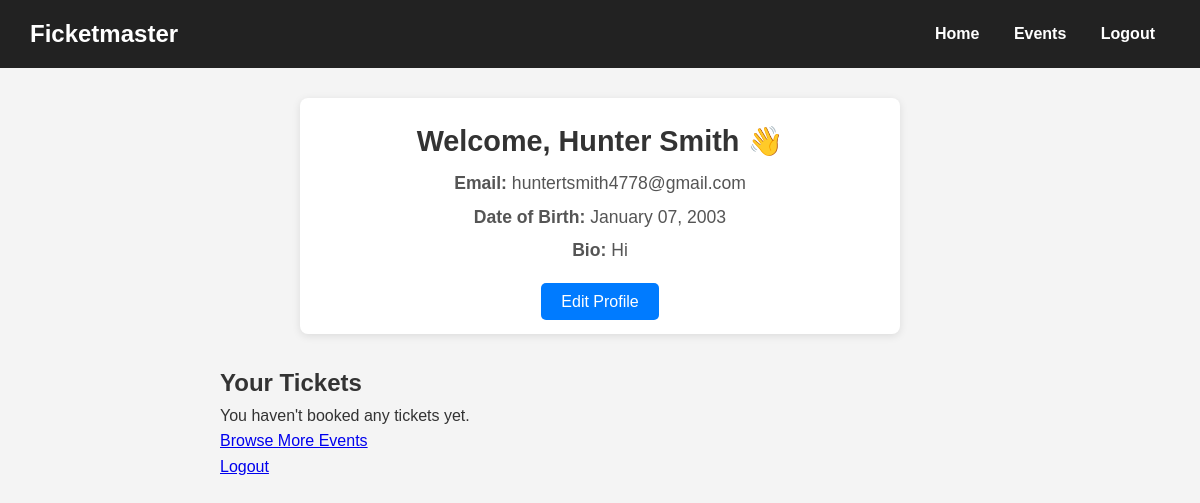
Page /profile (signed in) on the earlier database version.
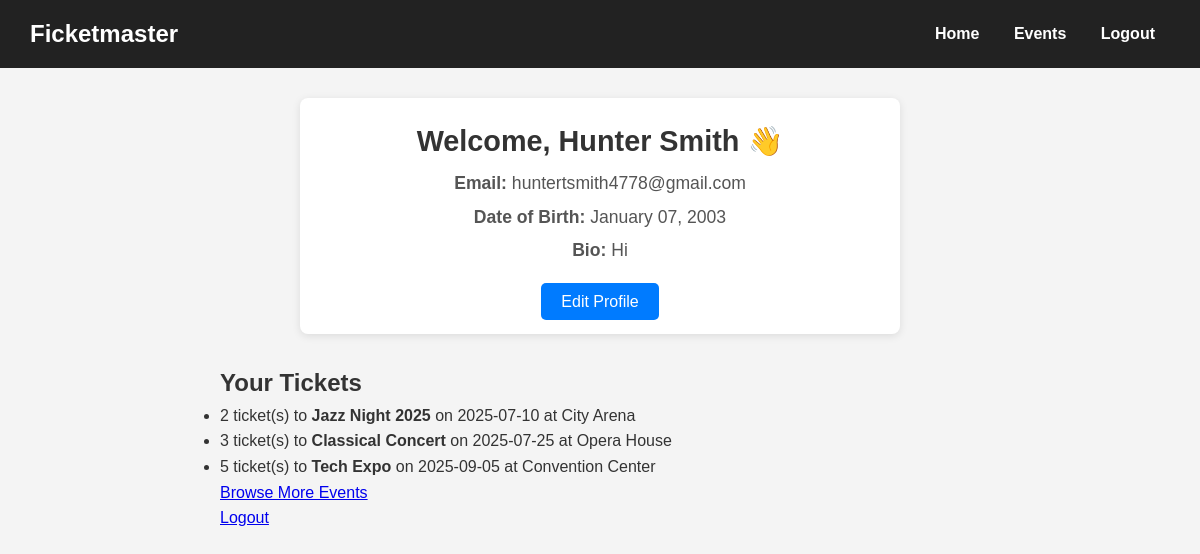
Same page on the later database version.
### app.py (models this page shows, shortened)
class User(db.Model):
    id = db.Column(db.Integer, primary_key=True)  # User ID (Primary Key)
    name = db.Column(db.String(100), nullable=False)  # User's full name
    email = db.Column(db.String(100), unique=True, nullable=False)  # User's email (Unique)
    dob = db.Column(db.Date, nullable=False)  # User's date of birth
    bio = db.Column(db.String(500), default="")  # User's bio (Optional)
    password = db.Column(db.String(100), nullable=False)  # Hashed password for user authentication

class Ticket(db.Model):
    id = db.Column(db.Integer, primary_key=True)  # Ticket ID (Primary Key)
    user_id = db.Column(db.Integer, db.ForeignKey('user.id'), nullable=False)  # Foreign Key to the User model
    event_id = db.Column(db.Integer, db.ForeignKey('event.id'), nullable=False)  # Foreign Key to the Event model
    quantity = db.Column(db.Integer, nullable=False)  # Number of tickets booked
    user = db.relationship('User', backref='tickets')  # Relationship to User model
    event = db.relationship('Event', backref='tickets')  # Relationship to Event model

class Event(db.Model):
    id = db.Column(db.Integer, primary_key=True)  # Event ID (Primary Key)
    name = db.Column(db.String(120))  # Event name
    date = db.Column(db.String(20))  # Event date
    location = db.Column(db.String(120))  # Event location
    tickets_available = db.Column(db.Integer)  # Number of tickets available
    price = db.Column(db.Float, default=0.0)  # Price per ticket

### app.py (the view)
@app.route('/profile')
def profile_page():
    if 'user_id' not in session:  # If user is not logged in
        flash("Please log in to view your profile.")  # Flash message
        return redirect(url_for('login'))  # Redirect to login page
    user = User.query.get(session['user_id'])  # Retrieve user by session ID
    tickets = Ticket.query.filter_by(user_id=user.id).all()  # Retrieve all tickets booked by user
    return render_template('profile.html', user=user, tickets=tickets)  # Render profile page

### templates/profile.html (shortened to what this page needs)
<!DOCTYPE html>
<html lang="en">
<head>
  <link rel="stylesheet" href="/static/style.css">
</head>
<body>
  <header>
    <div class="logo">
      <h1>Ficketmaster</h1>
    </div>
    <nav>
      <a href="/">Home</a>
      <a href="/events">Events</a>
      <a href="/logout">Logout</a>
    </nav>
  </header>
  <main>
    <div class="profile-card">
      <div class="profile-header">
        <div class="profile-info">
          <h2>Welcome, {{ user.name }} 👋</h2>
          <p><strong>Email:</strong> {{ user.email }}</p>
          <p><strong>Date of Birth:</strong> {{ user.dob.strftime('%B %d, %Y') }}</p>
          <p><strong>Bio:</strong> {{ user.bio if user.bio else "No bio added yet." }}</p>
        </div>
      </div>
      <div class="edit-profile">
        <a href="/edit-profile" class="btn edit-btn">Edit Profile</a>
      </div>
    </div>
    <h2>Your Tickets</h2>
          {% if tickets %}
            <ul>
              {% for ticket in tickets %}
              <li>
                  {{ ticket.quantity }} ticket(s) to <strong>{{ ticket.event.name }}</strong>
                  on {{ ticket.event.date }} at {{ ticket.event.location }}
              </li>
          {% endfor %}
            </ul>
          {% else %}
            <p>You haven't booked any tickets yet.</p>
          {% endif %}
          <p><a href="{{ url_for('events_page') }}">Browse More Events</a></p>
          <p><a href="{{ url_for('logout') }}">Logout</a></p>
  </main>
</body>
</html>

### static/style.css (style rules this page uses)
* { margin: 0; padding: 0; box-sizing: border-box; }
body { font-family: 'Segoe UI', Tahoma, Geneva, Verdana, sans-serif; background-color: #f9f9fb; color: #333; line-height: 1.6; padding-bottom: 40px; }
header { background-color: #4a90e2; color: white; padding: 20px 0; text-align: center; margin-bottom: 30px; }
header h1 { font-size: 2rem; margin-bottom: 10px; }
nav a { color: white; margin: 0 15px; text-decoration: none; font-weight: 500; transition: color 0.3s ease; }
main { max-width: 800px; margin: 0 auto; padding: 0 20px; }
body { font-family: 'Arial', sans-serif; background-color: #f4f4f4; margin: 0; padding: 0; color: #333; }
header { background-color: #222; color: #fff; padding: 15px 30px; display: flex; justify-content: space-between; align-items: center; }
header h1 { font-size: 1.5rem; margin: 0; }
nav a { margin: 0 15px; text-decoration: none; color: #fff; font-weight: bold; }
.profile-card { background-color: #fff; border-radius: 8px; box-shadow: 0 2px 8px rgba(0, 0, 0, 0.1); max-width: 600px; margin: 30px auto; padding: 20px; text-align: center; }
.profile-header { display: flex; align-items: center; justify-content: center; margin-bottom: 20px; }
.profile-info h2 { font-size: 1.8rem; color: #333; }
.profile-info p { font-size: 1.1rem; color: #555; margin: 5px 0; }
.edit-profile { margin-top: 20px; }
.edit-btn { background-color: #007bff; color: #fff; padding: 10px 20px; text-decoration: none; border-radius: 5px; font-size: 1rem; }

Differences in the rows shown:
added Ticket: quantity "2", event.name "Jazz Night 2025", event "2025-07-10", event.location "City Arena"
added Ticket: quantity "3", event.name "Classical Concert", event "2025-07-25", event.location "Opera House"
added Ticket: quantity "5", event.name "Tech Expo", event "2025-09-05", event.location "Convention Center"
Other differences:
text no longer shown: "You haven't booked any tickets yet."
